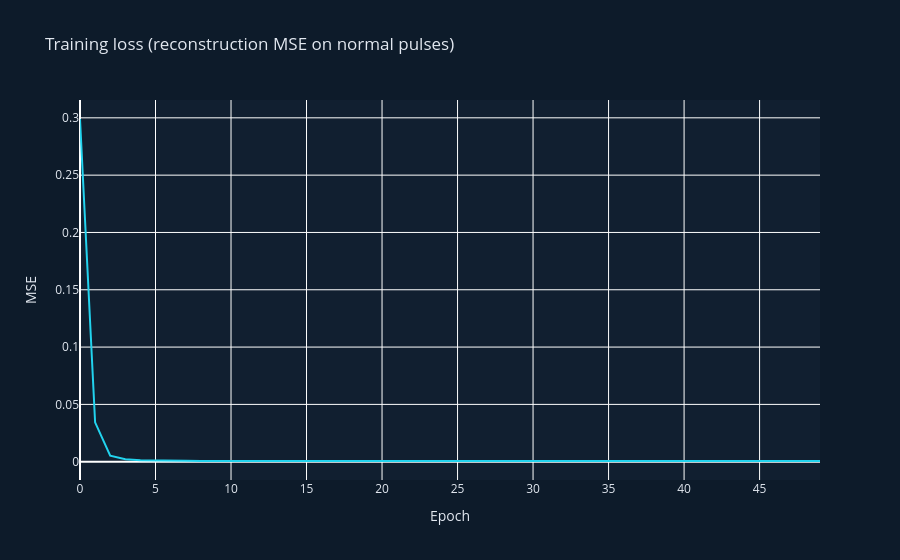

Write notebook code for a chart like this one.
### Code cell
fig = go.Figure(go.Scatter(y=train_losses, mode='lines', line=dict(color='#22d3ee', width=2)))
fig.update_layout(
    title='Training loss (reconstruction MSE on normal pulses)',
    xaxis_title='Epoch', yaxis_title='MSE',
    paper_bgcolor='#0d1b2a', plot_bgcolor='#111f30',
    font=dict(color='#e2e8f0'),
)
fig.show()

### Figure 1 — Plotly figure (JSON) as saved in the notebook; plotly's stock layout.template omitted (floating-point values rounded to 4 significant figures)
{"data": [{"line": {"color": "#22d3ee", "width": 2}, "mode": "lines", "type": "scatter", "y": [0.299, 0.03439, 0.00523, 0.002166, 0.001283, 0.0009507, 0.0008144, 0.000745, 0.0007056, 0.0006807, 0.0006651, 0.0006535, 0.0006449, 0.0006394, 0.0006353, 0.0006321, 0.0006303, 0.0006289, 0.0006271, 0.0006261, 0.0006262, 0.0006251, 0.0006247, 0.0006246, 0.0006238, 0.0006239, 0.0006236, 0.0006235, 0.0006234, 0.0006232, 0.0006231, 0.0006231, 0.0006229, 0.0006229, 0.000623, 0.0006229, 0.0006227, 0.0006227, 0.0006227, 0.0006226, 0.0006226, 0.0006226, 0.0006226, 0.0006225, 0.0006225, 0.0006225, 0.0006225, 0.0006225, 0.0006225, 0.0006225]}], "layout": {"font": {"color": "#e2e8f0"}, "paper_bgcolor": "#0d1b2a", "plot_bgcolor": "#111f30", "title": {"text": "Training loss (reconstruction MSE on normal pulses)"}, "xaxis": {"title": {"text": "Epoch"}}, "yaxis": {"title": {"text": "MSE"}}}}
